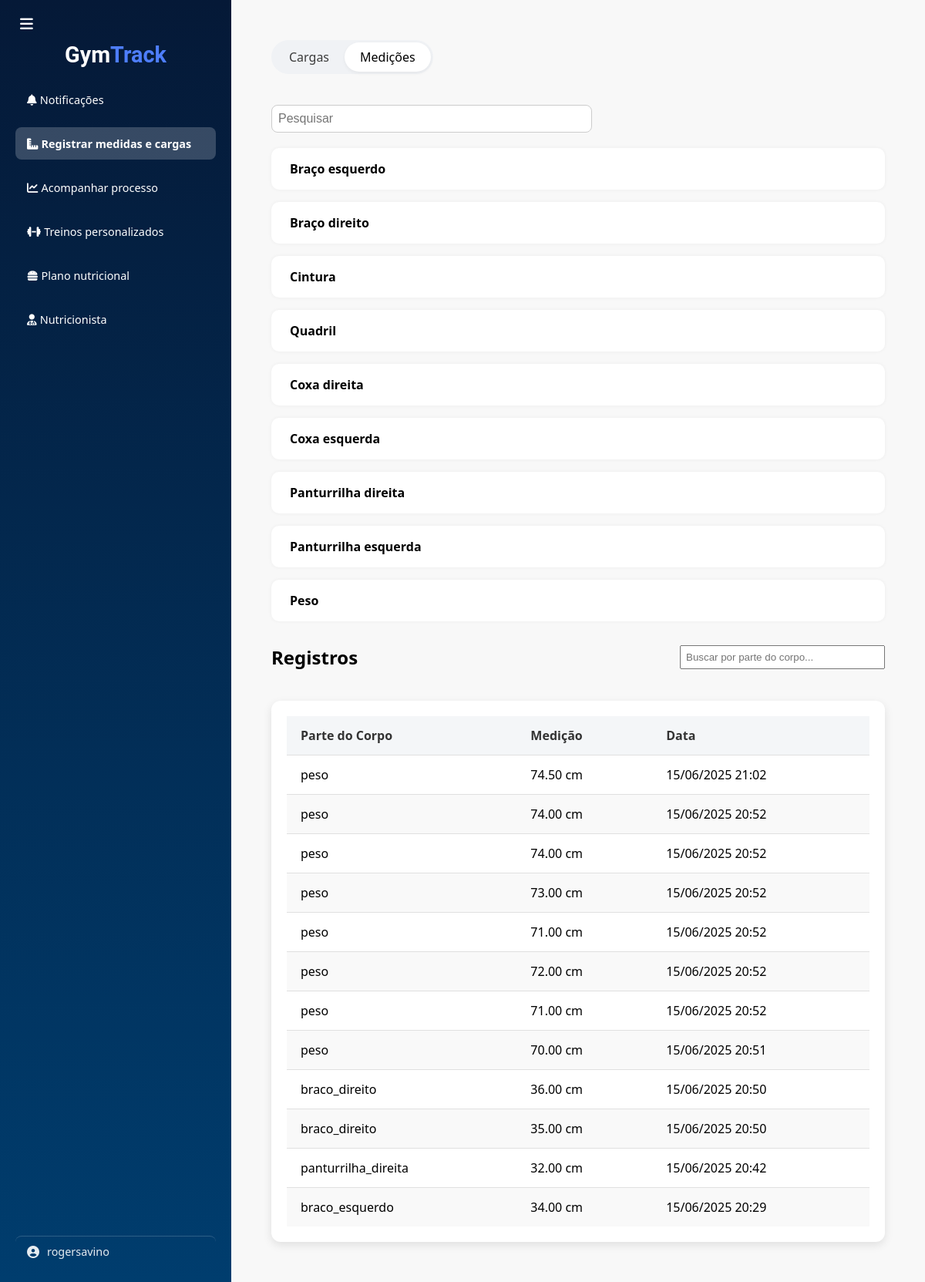
Page /registrar-medicoes/ (signed in) on the committed database.
### main/models.py (models this page shows)
class Medicao(models.Model):
    PARTE_CORPO_CHOICES = [
        ('braco_direito', 'Braço Direito'),
        ('braco_esquerdo', 'Braço Esquerdo'),
        ('peito', 'Peitoral'),
        ('cintura', 'Cintura'),
        ('quadril', 'Quadril'),
        ('coxa_direita', 'Coxa Direita'),
        ('coxa_esquerda', 'Coxa Esquerda'),
        ('panturrilha_direita', 'Panturrilha Direita'),
        ('panturrilha_esquerda', 'Panturrilha Esquerda'),
        ('peso', 'Peso'),
    ]
    usuario = models.ForeignKey(User, on_delete=models.CASCADE)
    parte_corpo = models.CharField(max_length=30, choices=PARTE_CORPO_CHOICES)
    valor_cm = models.DecimalField(max_digits=5, decimal_places=2)
    data_registro = models.DateTimeField(auto_now_add=True)

### main/views.py (the view, shortened to what this page needs)
# urls.py: path('registrar-medicoes/', views.registrar_medicoes_view, name='registrar-medicoes'),
@login_required
def registrar_medicoes_view(request):
    pch = [
        {'value': 'braco_esquerdo', 'nome': 'Braço esquerdo'},
        {'value': 'braco_direito', 'nome': 'Braço direito'},
        {'value': 'cintura', 'nome': 'Cintura'},
        {'value': 'quadril', 'nome': 'Quadril'},
        {'value': 'coxa_direita', 'nome': 'Coxa direita'},
        {'value': 'coxa_esquerda', 'nome': 'Coxa esquerda'},
        {'value': 'panturrilha_direita', 'nome': 'Panturrilha direita'},
        {'value': 'panturrilha_esquerda', 'nome': 'Panturrilha esquerda'},
        {'value': 'peso', 'nome': 'Peso'}
    ]
    medicoes = Medicao.objects.filter(usuario=request.user).order_by('-data_registro')
    return render(request, 'registrar-medicoes.html', {
        'pch': pch,
        'medicoes': medicoes,
        'active_tab': 'medicoes',
    })

### main/context_processors.py (called while the page is built)
def perfil_usuario(request):
    if request.user.is_authenticated:
        try:
            profile = request.user.profile
        except Profile.DoesNotExist:
            profile = None
    else:
        profile = None
    return {'profile': profile}

### main/templates/registrar-medicoes.html (shortened to what this page needs)
{% extends "base.html" %}
{% load static %}
{% block extra_css %}
<link rel="stylesheet" href="{% static 'css/registrar-medicoes.css' %}">
{% endblock %}
{% block content %}
<main class="main-content">
  <div class="tabs-filter-wrapper">
    <div class="tabs-container">
      <a href="{% url 'registrar-cargas' %}" class="tab {% if active_tab == 'cargas' %}active{% endif %}">Cargas</a>
      <a href="{% url 'registrar-medicoes' %}" class="tab {% if active_tab == 'medicoes' %}active{% endif %}">Medições</a>
    </div>
  </div>
  <div class="search-bar">
    <input type="text" id="searchInput" placeholder="Pesquisar" onkeyup="filtrarPartes()">
  </div>
  <div class="cards-container" id="cardsContainer">
    {% for item in pch %}
    <a href="#" class="card" data-nome="{{ item.value }}" data-label="{{ item.nome }}" onclick="abrirModal(this)">
      <div class="card-info">
        <h3>{{ item.nome }}</h3>
      </div>
    </a>
    {% endfor %}
  </div>
  <div style="display: flex; justify-content: space-between; align-items: center; margin-bottom: 10px; margin-top: 30px">
    <h2 style="margin: 0;">Registros</h2>
    <input type="text" id="searchTabelaInput" placeholder="Buscar por parte do corpo..." onkeyup="filtrarTabela()" style="padding: 6px; width: 250px;">
  </div>
  <div class="tabela-medicoes" id="tabelaRegistros">
    <table class="tabela-estilizada">
    <thead>
      <tr>
        <th>Parte do Corpo</th>
        <th>Medição</th>
        <th>Data</th>
      </tr>
    </thead>
      <tbody id="tabelaBody">
        {% for m in medicoes %}
        <tr>
          <td class="parte-nome">{{ m.parte_corpo }}</td>
          <td>{{ m.valor_cm }} cm</td>
          <td>{{ m.data_registro|date:"d/m/Y H:i" }}</td>
        </tr>
        {% empty %}
        <tr><td colspan="3">Nenhum registro ainda.</td></tr>
        {% endfor %}
      </tbody>
    </table>
  </div>
</main>
{% endblock %}

### main/templates/components/sidebar.html (shortened to what this page needs)
<aside class="sidebar" id="sidebar">
  <div class="sidebar-header">
    <button class="menu-toggle" onclick="toggleSidebar()">
      <i class="fas fa-bars"></i>
    </button>
    <a href="{% url 'home' %}">
      <div class="logo" style="font-family: 'Roboto', sans-serif;">
        <span class="full-logo">Gym<span class="logo-text">Track</span></span>
      </div>
    </a>
  </div>
  <nav>
    <ul>
      <li class="{% if request.path == '/notificacao/' %}active{% endif %}">
        <a href="{% url 'notificacao' %}">
          <i class="fas fa-bell"></i> <span class="menu-text">Notificações</span>
        </a>
      </li>
      <li class="{% if request.path == '/registrar-cargas/' or request.path == '/registrar-medicoes/' %}active{% endif %}">
        <a href="{% url 'registrar-cargas' %}">
          <i class="fas fa-ruler-combined"></i> <span class="menu-text">Registrar medidas e cargas</span>
        </a>
      </li>
      <li class="{% if request.path == '/acompanhar-processo/' or request.path == '/acompanhar-processo-medicoes/' %}active{% endif %}">
        <a href="{% url 'acompanhar-processo-cargas' %}">
          <i class="fas fa-chart-line"></i> <span class="menu-text">Acompanhar processo</span>
        </a>
      </li>
      <li class="{% if request.path == '/treinos-personalizados/' %}active{% endif %}">
        <a href="{% url 'treinos-personalizados' %}">
          <i class="fas fa-dumbbell"></i> <span class="menu-text">Treinos personalizados</span>
        </a>
      </li>
      <li class="{% if request.path == '/plano-nutricional/' %}active{% endif %}">
        <a href="{% url 'plano-nutricional' %}">
          <i class="fas fa-burger"></i> <span class="menu-text">Plano nutricional</span>
        </a>
      </li>
      <li class="{% if request.path == '/nutricionista/' %}active{% endif %}">
        <a href="{% url 'nutricionista' %}">
          <i class="fas fa-user-md"></i> <span class="menu-text">Nutricionista</span>
        </a>
      </li>
    </ul>
  </nav>
  <a href="#" class="user">
    <i class="fas fa-user-circle"></i>
    <span class="menu-text">{{ request.user.username }}</span>
  </a>
</aside>

### main/static/css/sidebar.css (style rules this page uses)
.main-content { flex: 1; padding: 30px; overflow-y: auto; background-color: #f8f8f8; }
.sidebar { width: 220px; background: linear-gradient(to bottom, #051937, #003d6e); color: white; display: flex; flex-direction: column; justify-content: space-between; padding: 20px; transition: width 0.3s ease; }
.sidebar-header { display: flex; flex-direction: column; align-items: center; margin-bottom: 20px; gap: 10px; }
.logo { font-size: 1.8rem; font-weight: bold; text-align: center; }
.full-logo { color: white; }
.logo-text { color: #4e7efc; }
.menu-toggle { background: none; border: none; color: white; font-size: 1.2rem; cursor: pointer; align-self: flex-start; }
.sidebar nav ul { list-style: none; padding: 0; margin: 0; }
.sidebar nav ul li { margin-bottom: 15px; display: flex; align-items: center; gap: 10px; padding: 10px 15px; border-radius: 8px; cursor: pointer; transition: background 0.3s; justify-content: flex-start; }
.sidebar nav ul li.active, .sidebar nav ul li:hover { background-color: rgba(255, 255, 255, 0.2); font-weight: bold; }
.menu-text { display: inline; }
.sidebar nav ul li i { font-size: 0.9rem; }
.user { display: flex; align-items: center; gap: 10px; border-top: 1px solid rgba(255, 255, 255, 0.2); margin-top: auto; text-decoration: none; color: white; opacity: 0.9; padding: 10px 15px; border-radius: 8px; transition: background 0.3s, transform 0.2s; }
.sidebar a, .sidebar a:visited { color: white; text-decoration: none; }
.menu-text { font-size: 0.9rem; }
.search-bar { margin: 20px 0; text-align: center; }
.search-bar input { width: 50%; padding: 10px; font-size: 16px; border-radius: 10px; border: 1px solid #ccc; }

### main/static/css/base.css (style rules this page uses)
.sidebar { width: 260px; background: linear-gradient(to bottom, #051937, #003d6e); color: white; display: flex; flex-direction: column; justify-content: space-between; padding: 20px; }
.sidebar nav ul { list-style: none; padding: 0; }
.sidebar nav ul li { margin-bottom: 15px; display: flex; align-items: center; gap: 10px; padding: 10px 15px; border-radius: 8px; cursor: pointer; transition: background 0.3s; }
.sidebar nav ul li.active, .sidebar nav ul li:hover { background-color: rgba(255, 255, 255, 0.2); font-weight: bold; }
.user { display: flex; align-items: center; gap: 10px; border-top: 1px solid rgba(255, 255, 255, 0.2); margin-top: auto; text-decoration: none; color: white; opacity: 0.9; padding: 10px 15px; border-radius: 8px; transition: background 0.3s, transform 0.2s; }

### main/static/css/registrar-medicoes.css (style rules this page uses)
body { margin: 0; font-family: 'Segoe UI', sans-serif; background-color: #f8f8f8; }
.main-content { padding: 2rem; }
.cards-container { display: flex; flex-direction: column; gap: 1rem; }
.card { text-decoration: none; background: white; border-radius: 10px; padding: 1rem 1.5rem; box-shadow: 0 0 5px rgba(0,0,0,0.05); display: flex; justify-content: space-between; align-items: center; color: inherit; transition: transform 0.2s, box-shadow 0.2s; }
.card-info h3 { margin: 0; font-size: 1rem; }
.tabs-container { display: inline-flex; border-radius: 25px; background-color: #f0f2f5; padding: 3px; margin-bottom: 20px; }
.tab { padding: 8px 20px; border-radius: 25px; text-decoration: none; color: #3b3b3b; background-color: transparent; transition: background-color 0.2s ease; font-weight: 500; }
.tab.active { background-color: white; color: #000; box-shadow: 0 2px 5px rgba(0,0,0,0.05); }
.search-bar { flex: 1; display: flex; justify-content: flex-start; }
.search-bar input, .filter-bar select { padding: 8px; font-size: 16px; border-radius: 8px; border: 1px solid #ccc; }
.tabela-medicoes { margin-top: 40px; background-color: #fff; padding: 20px; border-radius: 12px; box-shadow: 0 4px 12px rgba(0, 0, 0, 0.1); }
.tabela-estilizada { width: 100%; border-collapse: separate; border-spacing: 0; font-family: 'Segoe UI', sans-serif; }
.tabela-estilizada thead { background-color: #f4f6f8; }
.tabela-estilizada th, .tabela-estilizada td { padding: 14px 18px; text-align: left; border-bottom: 1px solid #e0e0e0; }
.tabela-estilizada tr:last-child td { border-bottom: none; }
.tabela-estilizada th { font-weight: 600; color: #333; }
.tabela-estilizada tbody tr:nth-child(even) { background-color: #f9f9f9; }

### rows in the picture
Medicao: parte_corpo "peso", valor_cm "74.50", data_registro "15/06/2025 21:02"
Medicao: parte_corpo "peso", valor_cm "74.00", data_registro "15/06/2025 20:52"
Medicao: parte_corpo "peso", valor_cm "74.00", data_registro "15/06/2025 20:52"
Medicao: parte_corpo "peso", valor_cm "73.00", data_registro "15/06/2025 20:52"
Medicao: parte_corpo "peso", valor_cm "71.00", data_registro "15/06/2025 20:52"
Medicao: parte_corpo "peso", valor_cm "72.00", data_registro "15/06/2025 20:52"
Medicao: parte_corpo "peso", valor_cm "71.00", data_registro "15/06/2025 20:52"
Medicao: parte_corpo "peso", valor_cm "70.00", data_registro "15/06/2025 20:51"
Medicao: parte_corpo "braco_direito", valor_cm "36.00", data_registro "15/06/2025 20:50"
Medicao: parte_corpo "braco_direito", valor_cm "35.00", data_registro "15/06/2025 20:50"
Medicao: parte_corpo "panturrilha_direita", valor_cm "32.00", data_registro "15/06/2025 20:42"
Medicao: parte_corpo "braco_esquerdo", valor_cm "34.00", data_registro "15/06/2025 20:29"

### other values in the picture
{{ request.user.username }} "rogersavino"
{{ item.nome }} "Braço esquerdo" "Braço direito" "Cintura" "Quadril" "Coxa direita" "Coxa esquerda" "Panturrilha direita" "Panturrilha esquerda" "Peso"
